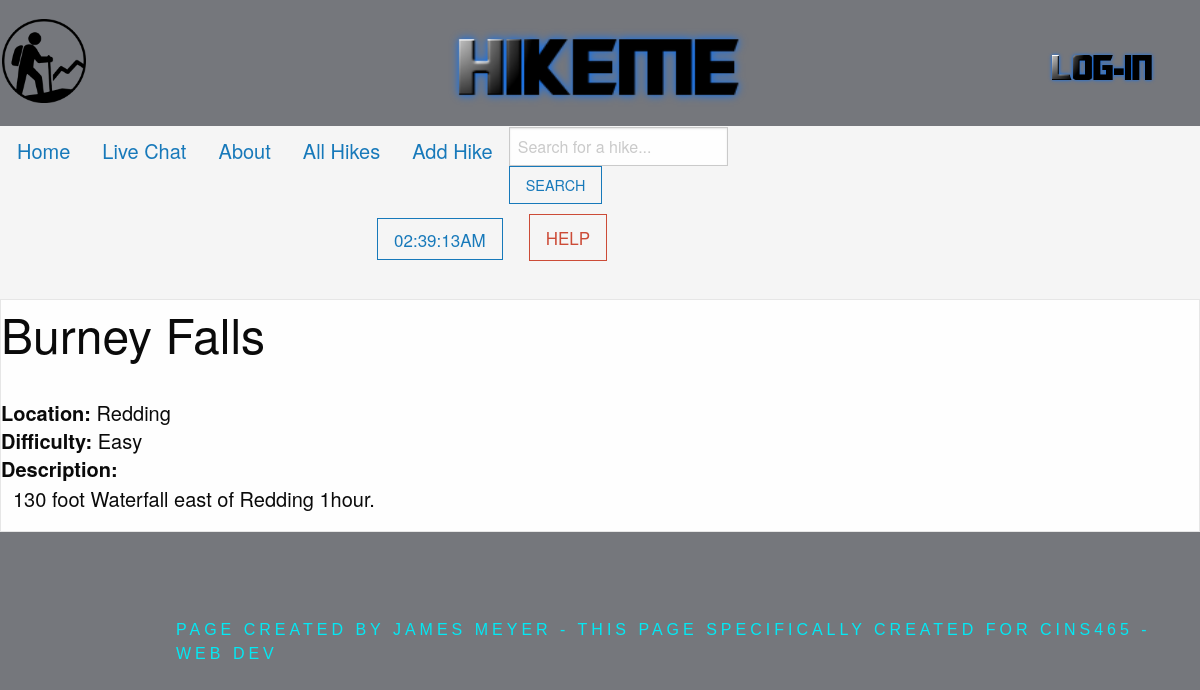
/show_hike/1, run on the app's committed database.
### myapp/models.py (models this page shows, shortened)
class HikeModel(models.Model):
 hike_name = models.CharField(max_length=50)
 hike_description = models.TextField(max_length=200, blank=True)
 hike_location = models.ForeignKey(Locations, blank=True, null=True, on_delete=models.CASCADE)
 hike_difficulty = models.CharField(default="hard",max_length=50, blank=True)
 hike_hikers = models.ManyToManyField(HikeMeUsers, blank = True)

class Locations(models.Model):
 location_name = models.CharField('Location Name', max_length=50)
 location_description = models.CharField(max_length=200, blank=True)
 def __str__(self):
    return self.location_name

### myapp/views.py (the view)
# urls.py: path('show_hike/<hike_id>', views.show_hikes, name = "show-hike"),
def show_hikes(request, hike_id):
  hike = HikeModel.objects.get(pk=hike_id)
  return render(request, "show_hike.html",{'hike':hike})

### myapp/templates/show_hike.html (shortened to what this page needs)
{% extends "base.html" %}
{% load static %}
{% block body %}
 <div >
  <div class = "card">
   <h1 style = "size:15px">{{ hike.hike_name }}</h1>
   <br/>
    <div class = "card-body">
      <h5 class = "card-title">
              <strong>Location:</strong> {{ hike.hike_location }}
              <br/>
              <strong>Difficulty: </strong> {{ hike.hike_difficulty }}<br/>
              <strong>Description: </strong>
              <p style = "margin-left: 1vw;">{{ hike.hike_description }}</p>
        </div>
  </div>
{% endblock %}
{% block footer %}
<div class="footer-box">
  <form>
    <a style = "margin-left: 13vw; margin-top:5vw" >
      Page created by James Meyer - This page specifically created for CINS465 - Web Dev
    </a>
  </form>
</div>
{% endblock %}

### myapp/templates/show_hike.html (style rules this page uses)
* { box-sizing: border-box; }
body { font-family: sans-serif; background:#75777c; }
.footer-box form a { position: relative; display: inline-block; padding: 10px 20px; color: #03e9f4; font-size: 16px; text-decoration: none; text-transform: uppercase; overflow: hidden; transition: .5s; margin-top: 40px; letter-spacing: 4px }

### data on the page
HikeModel: hike_name "Burney Falls", hike_location "Redding", hike_difficulty "Easy", hike_description "130 foot Waterfall east of Redding 1hour."
